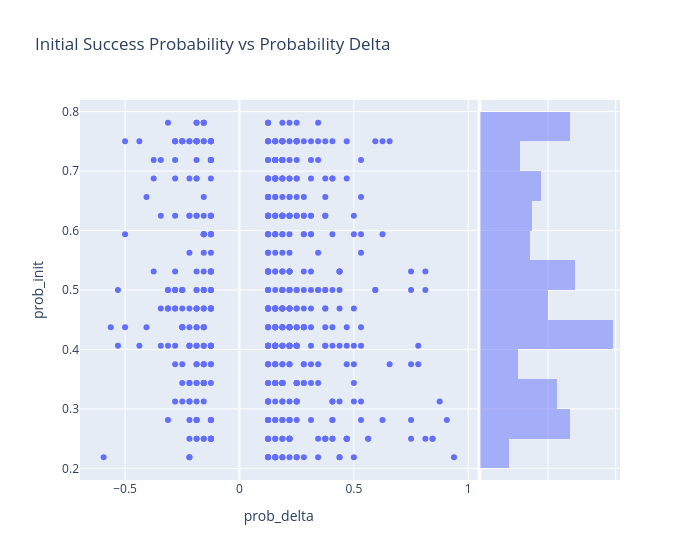

The notebook cell saved with this chart:
### Code cell
# Check relation between pivotal token position and trace length
fig = px.scatter(df,
                x='prob_delta',
                y='prob_init',
                marginal_y='histogram',
                hover_data=['sample_id', 'prob_before', 'prob_after', 'prob_init', 'span_text'],
                title='Initial Success Probability vs Probability Delta')
fig.update_layout(width=700)
fig.show()

### Figure 1 — Plotly figure (JSON) as saved in the notebook; plotly's stock layout.template omitted (floating-point values rounded to 4 significant figures; data arrays with more than 128 entries replaced by an {"elided": "..."} marker saying what was removed)
{"data": [{"customdata": {"elided": "605x4 mixed values"}, "hovertemplate": "prob_delta=%{x}<br>prob_init=%{y}<br>sample_id=%{customdata[0]}<br>prob_before=%{customdata[1]}<br>prob_after=%{customdata[2]}<br>span_text=%{customdata[3]}<extra></extra>", "legendgroup": "", "marker": {"color": "#636efa", "symbol": "circle"}, "mode": "markers", "name": "", "orientation": "v", "showlegend": false, "type": "scatter", "x": {"elided": "605 float values"}, "xaxis": "x", "y": {"elided": "605 float values"}, "yaxis": "y"}, {"bingroup": "y", "hovertemplate": "prob_init=%{y}<br>count=%{x}<extra></extra>", "legendgroup": "", "marker": {"color": "#636efa"}, "name": "", "opacity": 0.5, "showlegend": false, "type": "histogram", "xaxis": "x2", "y": {"elided": "605 float values"}, "yaxis": "y2"}], "layout": {"barmode": "overlay", "legend": {"tracegroupgap": 0}, "title": {"text": "Initial Success Probability vs Probability Delta"}, "width": 700, "xaxis": {"anchor": "y", "domain": [0, 0.7363], "title": {"text": "prob_delta"}}, "xaxis2": {"anchor": "y2", "domain": [0.7413, 1], "matches": "x2", "showgrid": true, "showline": false, "showticklabels": false, "ticks": ""}, "yaxis": {"anchor": "x", "domain": [0, 1], "title": {"text": "prob_init"}}, "yaxis2": {"anchor": "x2", "domain": [0, 1], "matches": "y", "showgrid": true, "showticklabels": false}}}
